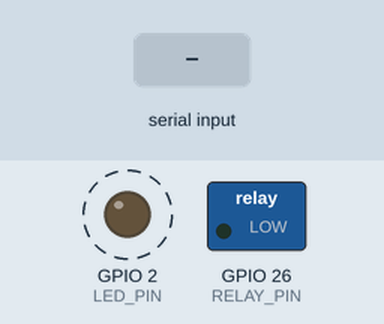
Simulated run of this sketch. Board: ESP32. Parts: switched loads named in the sketch (green lamp = pin HIGH), output pins drawn as LEDs (lit = HIGH). Dashed ring = blinking. The inputs (shaded band) are chosen by the test bench. What the sketch prints to the serial monitor is not drawn.

Above: at 1.3 s.
2.3 s: "ON\n" received over Serial
At 3.8 s:
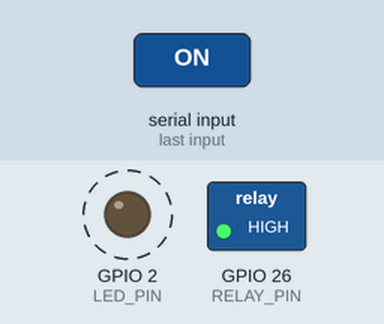
5.3 s: "OFF\n" received over Serial
At 6.1 s:
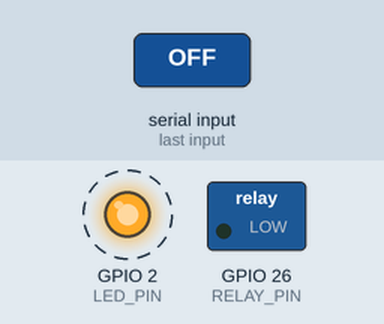
Timing chart, 0 to 17.3 s (numbered marks = the images above; inputs shaded):
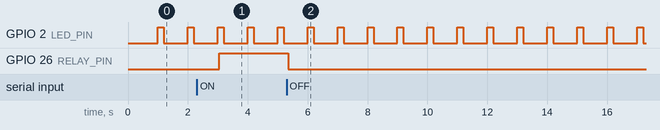

The sketch:

pumpcontroller.ino
```cpp
/************************************************************
 * Project : Smart Pump Controller (RTOS)
 * Mode    : AUTO + MANUAL via SERIAL
 * MCU     : ESP32
 ************************************************************/

#include <Arduino.h>

/* ================= PIN DEFINITIONS ================= */
#define LED_PIN           2
#define SOIL_SENSOR_PIN   34
#define RELAY_PIN         26

#define SOIL_DRY_THRESHOLD 2000

/* ================= RTOS HANDLES ================= */
QueueHandle_t soilQueue;
QueueHandle_t commandQueue;
TaskHandle_t relayTaskHandle = NULL;

/* ================= ENUMS ================= */
enum PumpCommand : uint32_t {
  CMD_PUMP_OFF = 0,
  CMD_PUMP_ON  = 1,
  CMD_BACK_TO_AUTO
};

enum ControlMode {
  MODE_AUTO,
  MODE_MANUAL
};

enum PumpState {
  AUTO_OFF,
  AUTO_ON,
  MANUAL_OFF,
  MANUAL_ON
};

/* ================= HEARTBEAT TASK ================= */
void heartbeatTask(void *pvParameters) {
  pinMode(LED_PIN, OUTPUT);
  while (1) {
    digitalWrite(LED_PIN, HIGH);
    vTaskDelay(pdMS_TO_TICKS(200));
    digitalWrite(LED_PIN, LOW);
    vTaskDelay(pdMS_TO_TICKS(800));
  }
}

/* ================= SENSOR TASK ================= */
void sensorTask(void *pvParameters) {
  int soilValue;
  while (1) {
    soilValue = 2000;  // REAL sensor now
    xQueueSend(soilQueue, &soilValue, portMAX_DELAY);

    Serial.print("[Sensor] Soil Value: ");
    Serial.println(soilValue);

    vTaskDelay(pdMS_TO_TICKS(2000));
  }
}

/* ================= SERIAL MANUAL CONTROL TASK =================
 * Commands:
 * ON   -> Manual ON
 * OFF  -> Manual OFF
 * AUTO -> Back to AUTO
 ************************************************************/
void serialTask(void *pvParameters) {
  String cmdStr;
  PumpCommand cmd;

  while (1) {
    if (Serial.available()) {
      cmdStr = Serial.readStringUntil('\n');
      cmdStr.trim();
      cmdStr.toUpperCase();

      if (cmdStr == "ON") {
        cmd = CMD_PUMP_ON;
        Serial.println("[Serial] MANUAL ON");
        xQueueSend(commandQueue, &cmd, portMAX_DELAY);
      }
      else if (cmdStr == "OFF") {
        cmd = CMD_PUMP_OFF;
        Serial.println("[Serial] MANUAL OFF");
        xQueueSend(commandQueue, &cmd, portMAX_DELAY);
      }
      else if (cmdStr == "AUTO") {
        cmd = CMD_BACK_TO_AUTO;
        Serial.println("[Serial] BACK TO AUTO");
        xQueueSend(commandQueue, &cmd, portMAX_DELAY);
      }
      else {
        Serial.println("[Serial] Invalid command (ON / OFF / AUTO)");
      }
    }

    vTaskDelay(pdMS_TO_TICKS(50));
  }
}

/* ================= CONTROL TASK ================= */
void controlTask(void *pvParameters) {
  int soilValue;
  PumpCommand cmd;
  ControlMode mode = MODE_AUTO;
  PumpState state = AUTO_OFF;

  while (1) {

    /* ---- Handle MANUAL commands ---- */
    if (xQueueReceive(commandQueue, &cmd, 0)) {

      if (cmd == CMD_BACK_TO_AUTO) {
        mode = MODE_AUTO;
        Serial.println("[Control] Mode → AUTO");
      } else {
        mode = MODE_MANUAL;
        state = (cmd == CMD_PUMP_ON) ? MANUAL_ON : MANUAL_OFF;
        xTaskNotify(relayTaskHandle, cmd, eSetValueWithOverwrite);
        Serial.println("[Control] Mode → MANUAL");
      }
    }

    /* ---- AUTO mode logic ---- */
    if (mode == MODE_AUTO) {
      if (xQueueReceive(soilQueue, &soilValue, portMAX_DELAY)) {

        if (soilValue < SOIL_DRY_THRESHOLD && state != AUTO_ON) {
          state = AUTO_ON;
          xTaskNotify(relayTaskHandle, CMD_PUMP_ON, eSetValueWithOverwrite);
          Serial.println("[Control] AUTO → Pump ON");
        }
        else if (soilValue >= SOIL_DRY_THRESHOLD && state != AUTO_OFF) {
          state = AUTO_OFF;
          xTaskNotify(relayTaskHandle, CMD_PUMP_OFF, eSetValueWithOverwrite);
          Serial.println("[Control] AUTO → Pump OFF");
        }
      }
    }

    vTaskDelay(pdMS_TO_TICKS(50));
  }
}

/* ================= RELAY TASK ================= */
void relayTask(void *pvParameters) {
  uint32_t cmd;
  pinMode(RELAY_PIN, OUTPUT);
  digitalWrite(RELAY_PIN, LOW);

  while (1) {
    xTaskNotifyWait(0, 0, &cmd, portMAX_DELAY);
    digitalWrite(RELAY_PIN, (cmd == CMD_PUMP_ON));
    Serial.println(cmd == CMD_PUMP_ON ? "[Relay] Pump ON" : "[Relay] Pump OFF");
  }
}

/* ================= SETUP ================= */
void setup() {
  Serial.begin(115200);
  delay(1000);

  soilQueue    = xQueueCreate(5, sizeof(int));
  commandQueue = xQueueCreate(5, sizeof(PumpCommand));

  if (!soilQueue || !commandQueue) {
    Serial.println("❌ Queue creation failed");
    while (1);
  }

  xTaskCreate(heartbeatTask, "Heartbeat", 1024, NULL, 0, NULL);
  xTaskCreate(sensorTask,    "Sensor",    2048, NULL, 1, NULL);
  xTaskCreate(serialTask,    "Serial",    2048, NULL, 1, NULL);
  xTaskCreate(controlTask,   "Control",   4096, NULL, 3, NULL);
  xTaskCreate(relayTask,     "Relay",     2048, NULL, 2, &relayTaskHandle);

  Serial.println("✅ Pump Controller Ready (AUTO + SERIAL MANUAL)");
}

/* ================= LOOP ================= */
void loop() {}
```

Measured:
- after the input at 2.3 s, GPIO 26 (RELAY_PIN): LOW → HIGH after 0.75 s
- after the input at 5.3 s, GPIO 26 (RELAY_PIN): HIGH → LOW after 0.05 s
- by itself, GPIO 2 (LED_PIN): alternates HIGH for 0.20 s and LOW for 0.80 s
